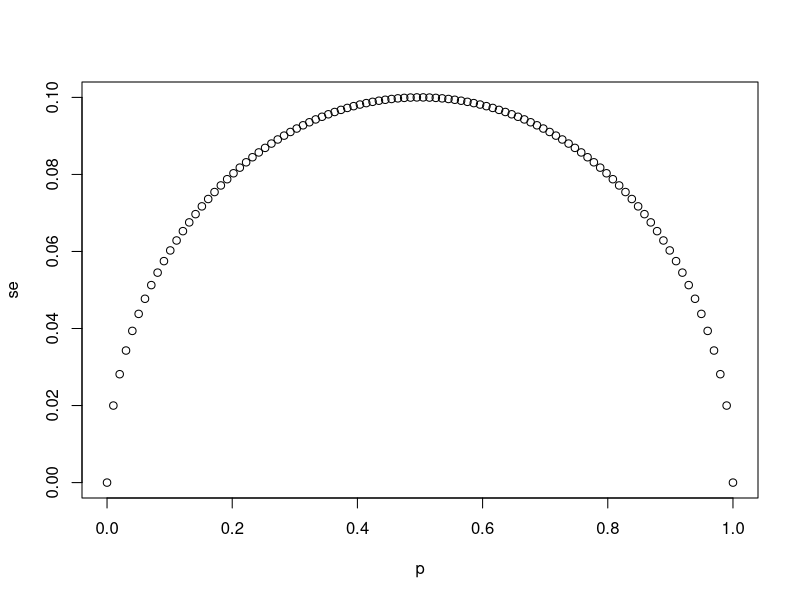

Source code (R):
# `N` represents the number of people polled
N <- 25

# Create a variable `p` that contains 100 proportions ranging from 0 to 1 using the `seq` function
p <- seq(0,1,length.out=100)

# Create a variable `se` that contains the standard error of each sample average
se <- sqrt(p*(1-p)/N)

# Plot `p` on the x-axis and `se` on the y-axis
plot(p,se)